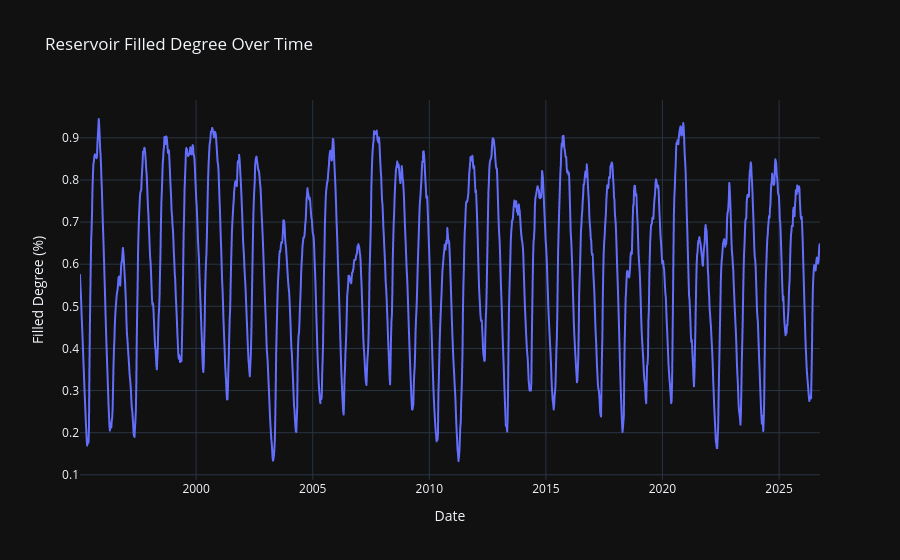

Notebook source saved alongside this figure:
### Code cell
import plotly.express as px

# Create an interactive line plot
fig = px.line(
    magasinNO,
    x="date (y-m-d)",
    y="filled degree",
    title="Reservoir Filled Degree Over Time",
    labels={
        "date (y-m-d)": "Date",
        "filled degree": "Filled Degree (%)",
    },
)

# Display the interactive plot
fig.show()

### Figure 1 — Plotly figure (JSON) as saved in the notebook; plotly's stock layout.template omitted (floating-point values rounded to 4 significant figures; data arrays with more than 128 entries replaced by an {"elided": "..."} marker saying what was removed)
{"data": [{"hovertemplate": "Date=%{x}<br>Filled Degree (%)=%{y}<extra></extra>", "legendgroup": "", "line": {"color": "#636efa", "dash": "solid"}, "marker": {"symbol": "circle"}, "mode": "lines", "name": "", "showlegend": false, "x": {"elided": "1657 str values"}, "xaxis": "x", "y": {"elided": "1657 float values"}, "yaxis": "y", "type": "scattergl"}], "layout": {"xaxis": {"anchor": "y", "domain": [0.0, 1.0], "title": {"text": "Date"}}, "yaxis": {"anchor": "x", "domain": [0.0, 1.0], "title": {"text": "Filled Degree (%)"}}, "legend": {"tracegroupgap": 0}, "title": {"text": "Reservoir Filled Degree Over Time"}}}
